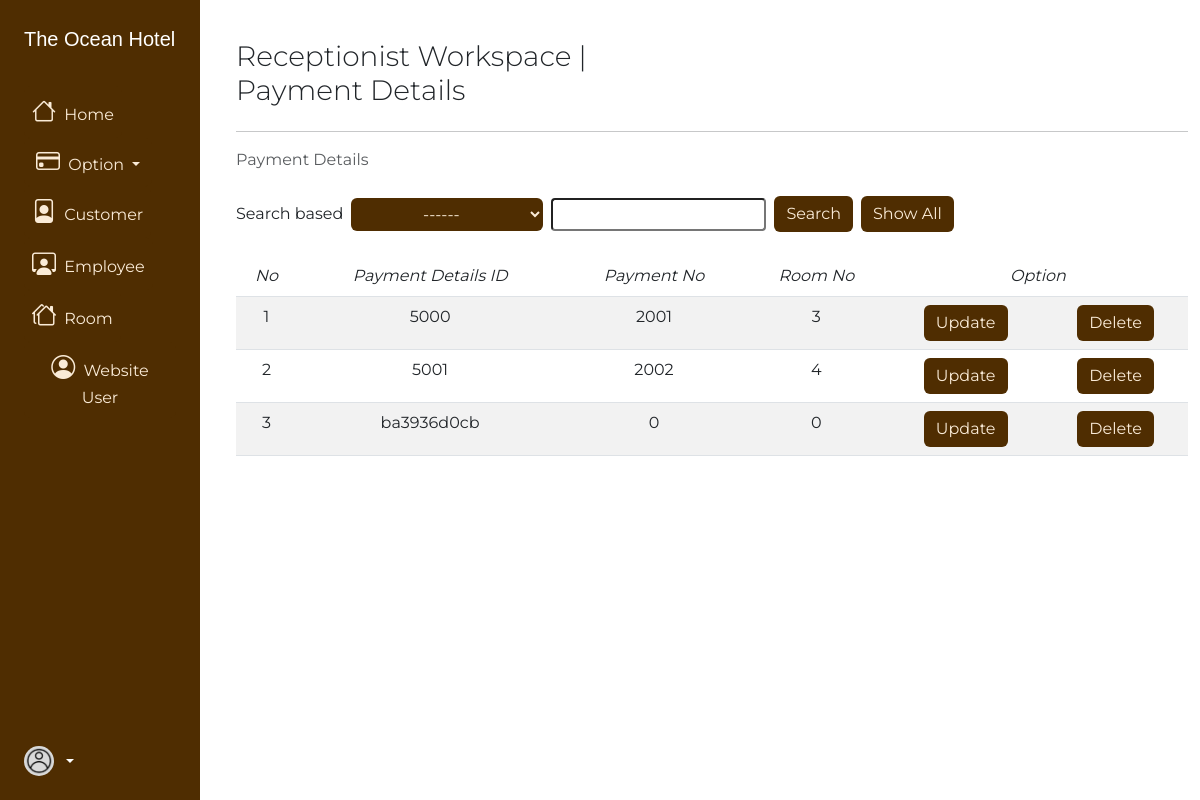
/manager/show_detail.php, run on the app's committed database.
### tables this page shows
CREATE TABLE `payment_detail` (
  `payment_detail_id` varchar(10) NOT NULL,
  `payment_no` int(11) NOT NULL,
  `room_no` int(11) NOT NULL
);

### manager/show_detail.php (the view, shortened to what this page needs)
<!doctype html>
<html lang="en">
  <head>
    <link rel="stylesheet" href="../css/style.css">
    <link rel="stylesheet" href="https://cdn.jsdelivr.net/npm/bootstrap-icons@1.10.3/font/bootstrap-icons.css">
    <link href="https://cdn.jsdelivr.net/npm/bootstrap@5.3.0-alpha1/dist/css/bootstrap.min.css" rel="stylesheet">
  </head>
  <body>
	<div>
    <div class="row flex-nowrap gap-4">
      <div class="col-auto col-md-3 col-xl-2 px-sm-2 px-0 text-primary" style="background-color: #4f2d01;">
        <div class="d-flex flex-column align-items-center align-items-sm-start px-3 pt-4 gap-3 text-white min-vh-100">
          <a href="index.php" class="d-flex align-items-center pb-3 mb-md-0 me-md-auto text-white text-decoration-none">
            <span class="fs-5 d-none d-sm-inline font-leyton">The Ocean Hotel</span>
          </a>
          <ul class="nav nav-pills flex-column mb-sm-auto mb-0 align-items-center align-items-sm-start font-montserrat" id="menu">
            <li class="nav-item">
              <a class="nav-link align-middle p-2 btn btn-dark btn-md active" href="index.php" aria-current="page">
                <i class="bi bi-house fs-4"></i>
                <span class="ms-1 d-none d-sm-inline">Home</span>
              </a>
            </li>
            <li class="nav-item">
              <div class="dropdown">
                <a class="btn btn-dark btn-md dropdown-toggle" href="#" role="button" data-bs-toggle="dropdown" aria-expanded="false">
                  <i class="fs-4 bi bi-credit-card"></i>
                  <span class="ms-1 d-none d-sm-inline">Option</span>
                </a>
              </div>
            </li>
            <li class="nav-item">
              <a href="show_pengunjung.php" class="nav-link align-middle p-2 btn btn-dark btn-md">
                <i class="fs-4 bi bi-file-person"></i>
                <span class="ms-1 d-none d-sm-inline">Customer</span>
              </a>
            </li>
            <li class="nav-item">
              <a href="show_karyawan.php" class="nav-link align-middle p-2 btn btn-dark btn-md">
                <i class="fs-4 bi bi-person-workspace"></i>
                <span class="ms-1 d-none d-sm-inline">Employee</span>
              </a>
            </li>
            <li class="nav-item">
              <a href="show_kamar.php" class="nav-link align-middle p-2 btn btn-dark btn-md">
                <i class="fs-4 bi bi-houses"></i>
                <span class="ms-1 d-none d-sm-inline">Room</span>
              </a>
            </li>
            <li class="nav-item">
              <a href="show_website_user.php" class="nav-link align-middle p-2 btn btn-dark btn-md">
                <i class="fs-4 bi bi-person-circle"></i>
                <span class="ms-1 d-none d-sm-inline">Website User</span>
              </a>
            </li>
          </ul>
          <div class="dropdown pb-4 font-montserrat">
            <a href="#" class="d-flex align-items-center text-white text-decoration-none dropdown-toggle" id="dropdownUser1" data-bs-toggle="dropdown" aria-expanded="false">
							<img src="../img/user.png" alt="hugenerd" width="30" height="30" class="rounded-circle">
            </a>
          </div>
        </div>
      </div>
			<div class="col py-3 ml-2">
				<div class="container">
          <header class="mt-4 row">
            <div class="col">
              <h3 class="fw-light font-montserrat">Receptionist Workspace | Payment Details</h3>
            </div>
            <div class="col d-flex justify-content-end align-items-center">
            </div>
          </header>
            <hr>
            <nav aria-label="breadcrumb">
							<ol class="breadcrumb font-montserrat">
								<li class="breadcrumb-item active" aria-current="page">Payment Details</li>
							</ol>
						</nav>
						<main class="mt-3">
							<section class="mt-4">
										<form action="" method="post">
											<div class="d-flex align-items-center flex-wrap gap-2 font-montserrat">
												<div class="">
													<label for="">Search based</label>
												</div>
												<div class="">
													<select name="choose" id="search" class="btn btn-dark btn-md">
														<option value="">------</option>
													</select>
												</div>
												<div class="">
													<input type="text" name="searchtext" class="form-control-sm">
												</div>
												<div class="">
													<input type="submit" name="search" value="Search" class="btn btn-dark btn-md">
												</div>
												<div class="">
													<input type="submit" name="all" value="Show All" class="btn btn-dark btn-md">
												</div>
											</div>
										</form>
							</section>
							<section class="table-responsive-md font-montserrat mt-4">
								<table class="table table-striped text-center">
									<thead>
										<tr>
											<th scope="col" class="fst-italic fw-normal">No</th>
											<th scope="col" class="fst-italic fw-normal">Payment Details ID</th>
											<th scope="col" class="fst-italic fw-normal">Payment No</th>
											<th scope="col" class="fst-italic fw-normal">Room No</th>
											<th scope="col" colspan="2" class="fst-italic fw-normal">Option</th>
										</tr>
									</thead>
									<tbody>
										<?php
										include '../koneksi.php';
										$input_detail = "";
										if (isset($_POST['search'])) {
											$option = $_POST['choose'];
											$data_name = $_POST['searchtext'];
											$input_detail = mysqli_query($koneksi, "SELECT * FROM payment_detail WHERE $option LIKE '%$data_name%'");
										}
										else{
											$input_detail = mysqli_query($koneksi, "SELECT * FROM payment_detail");
										}
										?>
										<?php
										$no = 1;
										foreach ($input_detail as $row) {
											echo "<tr>
															<td>$no</td>
															<td>" . $row['payment_detail_id'] . "</td>
															<td>" . $row['payment_no'] . "</td>
															<td>" . $row['room_no'] . "</td>
															<td>
																	<a href='update_detail.php?payment_detail_id=$row[payment_detail_id]' class='btn btn-dark btn-md'>Update</a>
															</td>
															<td>
																	<a href='delete/delete_detail.php?payment_detail_id=$row[payment_detail_id]' class='btn btn-dark btn-md'>Delete</a>
															</td>
														</tr>";
											$no++;
										}
										?>
									</tbody>
								</table>
							</section>
						</main>
					</div>
				</div>
			</div>
		</div>
  </body>
</html>

### css/style.css (style rules this page uses)
.row { --bs-gutter-x: 0 !important; }
.font-leyton { font-family: 'leyton', sans-serif; }
.font-montserrat { font-family: 'montserrat-200', sans-serif; }
.btn-dark { background-color: rgb(79, 45, 1) !important; border: none !important; color: antiquewhite !important; }
.text-primary { --bs-text-opacity: 1; color: antiquewhite !important; }

### data on the page
payment_detail: payment_detail_id "5000", payment_no "2001", room_no "3"
payment_detail: payment_detail_id "5001", payment_no "2002", room_no "4"
payment_detail: payment_detail_id "ba3936d0cb", payment_no "0", room_no "0"
